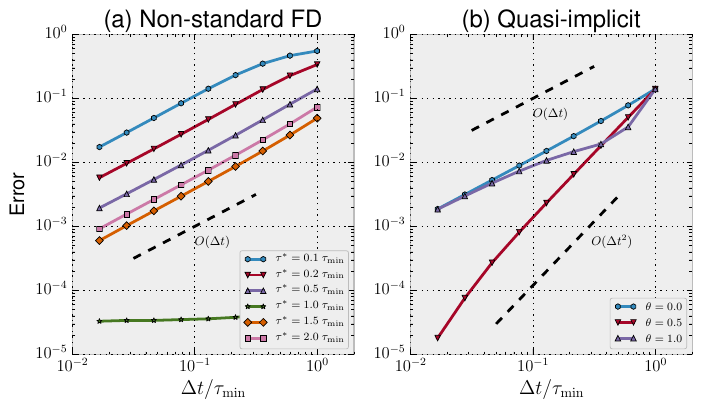

Reproduce this figure in Python.
import matplotlib.pyplot as plt
import numpy as np
import numpy.ma
import itertools

try:
  plt.style.use('ian')
except AttributeError:
  print "old matplotlib version?"
except ValueError:
  print "Cannot find the requested stylesheet"

plt.figure(figsize=(8,4) )


#Plot convergence of the NSFD scheme

data = np.loadtxt("../benchmarks/timestep_convergence/timestep_convergence.txt")
relaxation_times = set( data[:,0])
relaxation_times = list( relaxation_times)
relaxation_times.sort()


vals = []
for r in relaxation_times:
  tsteps = np.ma.masked_where( data[:,0] != r, data[:,1])
  errors = np.ma.masked_where( data[:,0] != r, data[:,2])
  vals.append( (tsteps, errors ) )

plt.subplot(121)

marker = itertools.cycle( ('-h', '-v', '-^', '-*', '-D', '-s', '-o') )
for r, val in zip(relaxation_times, vals):
  plt.loglog(val[0], val[1], marker.next(), markersize=4, label=r'$\tau^* = %0.1f \; \tau_\mathrm{min}$'%(r))

#plot a slope-1 line to guide the eye
x = np.logspace(-1.5, -0.5, 10)
y = 1.e-2*x
plt.loglog(x,y, 'k--')
plt.text(0.1, 0.0005, r'$O(\Delta t)$', fontsize=9)

plt.xlabel(r'$\Delta t / \tau_\mathrm{min}$')
plt.ylabel(r'Error')
plt.legend(loc='lower right', fontsize=8)
plt.title('Non-standard FD')


#Plot convergence of the QI scheme

data = np.loadtxt("../benchmarks/timestep_convergence_qi/timestep_convergence_qi.txt")
thetas = set( data[:,0])
thetas = list( thetas)
thetas.sort()

plt.subplot(122)

vals = []
for theta in thetas:
  tsteps = np.ma.masked_where( data[:,0] != theta, data[:,1])
  errors = np.ma.masked_where( data[:,0] != theta, data[:,2])
  vals.append( (tsteps, errors ) )

marker = itertools.cycle( ('-h', '-v', '-^', '-*', '-D', '-s', '-o') )
for theta, val in zip(thetas, vals):
  plt.loglog(val[0], val[1], marker.next(), markersize=4, label=r'$\theta = %0.1f$'%(theta))

#plot a slope-1 and slope-2 lines to guide the eye
x1 = np.logspace(-1.5, -0.5, 10)
x2 = np.logspace(-1.3, -0.3, 10)
y1 = 1.e0*x
y2 = 3.e-2*x*x
plt.loglog(x1,y1, 'k--')
plt.loglog(x2,y2, 'k--')
plt.text(0.1, 0.05, r'$O(\Delta t)$', fontsize=9)
plt.text(0.3, 0.0005, r'$O(\Delta t^2)$', fontsize=9)

plt.xlabel(r'$\Delta t / \tau_\mathrm{min}$')
plt.legend(loc='lower right', fontsize=8)
plt.title('Quasi-implicit')



#plt.show()
plt.savefig('timestep_convergence.pdf')

